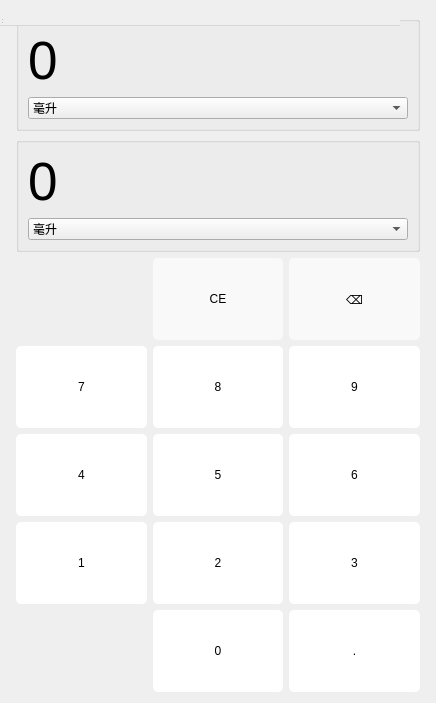
<?xml version="1.0" encoding="UTF-8"?>
<ui version="4.0">
 <class>Capacity</class>
 <widget class="QWidget" name="Capacity">
  <property name="geometry">
   <rect>
    <x>0</x>
    <y>0</y>
    <width>436</width>
    <height>703</height>
   </rect>
  </property>
  <property name="windowTitle">
   <string>容量</string>
  </property>
  <property name="styleSheet">
   <string notr="true">QPushButton{
	font: 16pt &quot;Arial&quot;;
	border-radius:5px
}
QPushButton:hover{
	font: 20pt &quot;Arial&quot;;
}</string>
  </property>
  <layout class="QGridLayout" name="gridLayout_4">
   <item row="0" column="0">
    <layout class="QGridLayout" name="gridLayout">
     <property name="leftMargin">
      <number>5</number>
     </property>
     <property name="topMargin">
      <number>5</number>
     </property>
     <property name="rightMargin">
      <number>5</number>
     </property>
     <property name="bottomMargin">
      <number>0</number>
     </property>
     <item row="0" column="0">
      <layout class="QGridLayout" name="gridLayout_2">
       <property name="sizeConstraint">
        <enum>QLayout::SetDefaultConstraint</enum>
       </property>
       <item row="7" column="3">
        <widget class="QPushButton" name="btnNum6">
         <property name="sizePolicy">
          <sizepolicy hsizetype="Preferred" vsizetype="Preferred">
           <horstretch>0</horstretch>
           <verstretch>0</verstretch>
          </sizepolicy>
         </property>
         <property name="styleSheet">
          <string notr="true">QPushButton:hover{
	background-color: rgb(252, 252, 252);
}
QPushButton:!hover{
	background-color:rgb(255, 255, 255);
}</string>
         </property>
         <property name="text">
          <string>6</string>
         </property>
         <property name="default">
          <bool>false</bool>
         </property>
         <property name="flat">
          <bool>false</bool>
         </property>
        </widget>
       </item>
       <item row="0" column="1" colspan="3">
        <widget class="QGroupBox" name="groupBoxUp">
         <property name="title">
          <string/>
         </property>
         <layout class="QGridLayout" name="gridLayout_3">
          <item row="0" column="0">
           <layout class="QHBoxLayout" name="horizontalLayout">
            <item>
             <widget class="QPushButton" name="displayUp">
              <property name="styleSheet">
               <string notr="true">font-size:40pt ;
text-align:left;
</string>
              </property>
              <property name="text">
               <string>0</string>
              </property>
             </widget>
            </item>
           </layout>
          </item>
          <item row="1" column="0">
           <widget class="QComboBox" name="comboBoxUp">
            <item>
             <property name="text">
              <string>毫升</string>
             </property>
            </item>
            <item>
             <property name="text">
              <string>立方厘米</string>
             </property>
            </item>
            <item>
             <property name="text">
              <string>升</string>
             </property>
            </item>
            <item>
             <property name="text">
              <string>立方米</string>
             </property>
            </item>
            <item>
             <property name="text">
              <string>茶匙（美制）</string>
             </property>
            </item>
            <item>
             <property name="text">
              <string>汤匙（美制）</string>
             </property>
            </item>
            <item>
             <property name="text">
              <string>液盎司（美制）</string>
             </property>
            </item>
            <item>
             <property name="text">
              <string>杯（美制）</string>
             </property>
            </item>
            <item>
             <property name="text">
              <string>品脱（美制）</string>
             </property>
            </item>
            <item>
             <property name="text">
              <string>夸脱（美制）</string>
             </property>
            </item>
            <item>
             <property name="text">
              <string>加仑（美制）</string>
             </property>
            </item>
            <item>
             <property name="text">
              <string>立方英寸</string>
             </property>
            </item>
            <item>
             <property name="text">
              <string>立方英尺</string>
             </property>
            </item>
            <item>
             <property name="text">
              <string>立方码</string>
             </property>
            </item>
            <item>
             <property name="text">
              <string>茶匙（英制）</string>
             </property>
            </item>
            <item>
             <property name="text">
              <string>汤匙（英制）</string>
             </property>
            </item>
            <item>
             <property name="text">
              <string>液盎司（英制）</string>
             </property>
            </item>
            <item>
             <property name="text">
              <string>品脱（英制）</string>
             </property>
            </item>
            <item>
             <property name="text">
              <string>夸脱（英制）</string>
             </property>
            </item>
            <item>
             <property name="text">
              <string>加仑（英制）</string>
             </property>
            </item>
           </widget>
          </item>
         </layout>
        </widget>
       </item>
       <item row="7" column="2">
        <widget class="QPushButton" name="btnNum5">
         <property name="sizePolicy">
          <sizepolicy hsizetype="Preferred" vsizetype="Preferred">
           <horstretch>0</horstretch>
           <verstretch>0</verstretch>
          </sizepolicy>
         </property>
         <property name="styleSheet">
          <string notr="true">QPushButton:hover{
	background-color: rgb(252, 252, 252);
}
QPushButton:!hover{
	background-color:rgb(255, 255, 255);
}</string>
         </property>
         <property name="text">
          <string>5</string>
         </property>
         <property name="default">
          <bool>false</bool>
         </property>
         <property name="flat">
          <bool>false</bool>
         </property>
        </widget>
       </item>
       <item row="8" column="1">
        <widget class="QPushButton" name="btnNum1">
         <property name="sizePolicy">
          <sizepolicy hsizetype="Preferred" vsizetype="Preferred">
           <horstretch>0</horstretch>
           <verstretch>0</verstretch>
          </sizepolicy>
         </property>
         <property name="styleSheet">
          <string notr="true">QPushButton:hover{
	background-color: rgb(252, 252, 252);
}
QPushButton:!hover{
	background-color:rgb(255, 255, 255);
}</string>
         </property>
         <property name="text">
          <string>1</string>
         </property>
         <property name="default">
          <bool>false</bool>
         </property>
         <property name="flat">
          <bool>false</bool>
         </property>
        </widget>
       </item>
       <item row="4" column="3">
        <widget class="QPushButton" name="btnDel">
         <property name="sizePolicy">
          <sizepolicy hsizetype="Preferred" vsizetype="Preferred">
           <horstretch>0</horstretch>
           <verstretch>0</verstretch>
          </sizepolicy>
         </property>
         <property name="styleSheet">
          <string notr="true">QPushButton:hover{
	background-color: rgb(246, 246, 246);
}
QPushButton:!hover{
	background-color:rgb(249, 249, 249);
	font: 12pt &quot;Arial&quot;;
}</string>
         </property>
         <property name="text">
          <string>⌫</string>
         </property>
         <property name="default">
          <bool>false</bool>
         </property>
         <property name="flat">
          <bool>false</bool>
         </property>
        </widget>
       </item>
       <item row="8" column="3">
        <widget class="QPushButton" name="btnNum3">
         <property name="sizePolicy">
          <sizepolicy hsizetype="Preferred" vsizetype="Preferred">
           <horstretch>0</horstretch>
           <verstretch>0</verstretch>
          </sizepolicy>
         </property>
         <property name="styleSheet">
          <string notr="true">QPushButton:hover{
	background-color: rgb(252, 252, 252);
}
QPushButton:!hover{
	background-color:rgb(255, 255, 255);
}</string>
         </property>
         <property name="text">
          <string>3</string>
         </property>
         <property name="default">
          <bool>false</bool>
         </property>
         <property name="flat">
          <bool>false</bool>
         </property>
        </widget>
       </item>
       <item row="6" column="3">
        <widget class="QPushButton" name="btnNum9">
         <property name="sizePolicy">
          <sizepolicy hsizetype="Preferred" vsizetype="Preferred">
           <horstretch>0</horstretch>
           <verstretch>0</verstretch>
          </sizepolicy>
         </property>
         <property name="styleSheet">
          <string notr="true">QPushButton:hover{
	background-color: rgb(252, 252, 252);
}
QPushButton:!hover{
	background-color:rgb(255, 255, 255);
}</string>
         </property>
         <property name="text">
          <string>9</string>
         </property>
         <property name="default">
          <bool>false</bool>
         </property>
         <property name="flat">
          <bool>false</bool>
         </property>
        </widget>
       </item>
       <item row="9" column="2">
        <widget class="QPushButton" name="btnNum0">
         <property name="sizePolicy">
          <sizepolicy hsizetype="Preferred" vsizetype="Preferred">
           <horstretch>0</horstretch>
           <verstretch>0</verstretch>
          </sizepolicy>
         </property>
         <property name="styleSheet">
          <string notr="true">QPushButton:hover{
	background-color: rgb(252, 252, 252);
}
QPushButton:!hover{
	background-color:rgb(255, 255, 255);
}</string>
         </property>
         <property name="text">
          <string>0</string>
         </property>
         <property name="default">
          <bool>false</bool>
         </property>
         <property name="flat">
          <bool>false</bool>
         </property>
        </widget>
       </item>
       <item row="8" column="2">
        <widget class="QPushButton" name="btnNum2">
         <property name="sizePolicy">
          <sizepolicy hsizetype="Preferred" vsizetype="Preferred">
           <horstretch>0</horstretch>
           <verstretch>0</verstretch>
          </sizepolicy>
         </property>
         <property name="styleSheet">
          <string notr="true">QPushButton:hover{
	background-color: rgb(252, 252, 252);
}
QPushButton:!hover{
	background-color:rgb(255, 255, 255);
}</string>
         </property>
         <property name="text">
          <string>2</string>
         </property>
         <property name="default">
          <bool>false</bool>
         </property>
         <property name="flat">
          <bool>false</bool>
         </property>
        </widget>
       </item>
       <item row="6" column="2">
        <widget class="QPushButton" name="btnNum8">
         <property name="sizePolicy">
          <sizepolicy hsizetype="Preferred" vsizetype="Preferred">
           <horstretch>0</horstretch>
           <verstretch>0</verstretch>
          </sizepolicy>
         </property>
         <property name="styleSheet">
          <string notr="true">QPushButton:hover{
	background-color: rgb(252, 252, 252);
}
QPushButton:!hover{
	background-color:rgb(255, 255, 255);
}</string>
         </property>
         <property name="text">
          <string>8</string>
         </property>
         <property name="default">
          <bool>false</bool>
         </property>
         <property name="flat">
          <bool>false</bool>
         </property>
        </widget>
       </item>
       <item row="9" column="3">
        <widget class="QPushButton" name="btnPeriod">
         <property name="sizePolicy">
          <sizepolicy hsizetype="Preferred" vsizetype="Preferred">
           <horstretch>0</horstretch>
           <verstretch>0</verstretch>
          </sizepolicy>
         </property>
         <property name="styleSheet">
          <string notr="true">QPushButton:hover{
	background-color: rgb(252, 252, 252);
}
QPushButton:!hover{
	background-color:rgb(255, 255, 255);
}</string>
         </property>
         <property name="text">
          <string>.</string>
         </property>
         <property name="default">
          <bool>false</bool>
         </property>
         <property name="flat">
          <bool>false</bool>
         </property>
        </widget>
       </item>
       <item row="6" column="1">
        <widget class="QPushButton" name="btnNum7">
         <property name="sizePolicy">
          <sizepolicy hsizetype="Preferred" vsizetype="Preferred">
           <horstretch>0</horstretch>
           <verstretch>0</verstretch>
          </sizepolicy>
         </property>
         <property name="styleSheet">
          <string notr="true">QPushButton:hover{
	background-color: rgb(252, 252, 252);
}
QPushButton:!hover{
	background-color:rgb(255, 255, 255);
}</string>
         </property>
         <property name="text">
          <string>7</string>
         </property>
         <property name="default">
          <bool>false</bool>
         </property>
         <property name="flat">
          <bool>false</bool>
         </property>
        </widget>
       </item>
       <item row="4" column="2">
        <widget class="QPushButton" name="btnClearAll">
         <property name="sizePolicy">
          <sizepolicy hsizetype="Preferred" vsizetype="Preferred">
           <horstretch>0</horstretch>
           <verstretch>0</verstretch>
          </sizepolicy>
         </property>
         <property name="styleSheet">
          <string notr="true">QPushButton:hover{
	background-color: rgb(246, 246, 246);
}
QPushButton:!hover{
	background-color:rgb(249, 249, 249);
	font: 12pt &quot;Arial&quot;;
}</string>
         </property>
         <property name="text">
          <string>CE</string>
         </property>
         <property name="default">
          <bool>false</bool>
         </property>
         <property name="flat">
          <bool>false</bool>
         </property>
        </widget>
       </item>
       <item row="7" column="1">
        <widget class="QPushButton" name="btnNum4">
         <property name="sizePolicy">
          <sizepolicy hsizetype="Preferred" vsizetype="Preferred">
           <horstretch>0</horstretch>
           <verstretch>0</verstretch>
          </sizepolicy>
         </property>
         <property name="styleSheet">
          <string notr="true">QPushButton:hover{
	background-color: rgb(252, 252, 252);
}
QPushButton:!hover{
	background-color:rgb(255, 255, 255);
}</string>
         </property>
         <property name="text">
          <string>4</string>
         </property>
         <property name="default">
          <bool>false</bool>
         </property>
         <property name="flat">
          <bool>false</bool>
         </property>
        </widget>
       </item>
       <item row="3" column="1" colspan="3">
        <widget class="QGroupBox" name="groupBoxDown">
         <property name="title">
          <string/>
         </property>
         <layout class="QGridLayout" name="gridLayout_6">
          <item row="0" column="0">
           <layout class="QHBoxLayout" name="horizontalLayout_3">
            <item>
             <widget class="QPushButton" name="displayDown">
              <property name="styleSheet">
               <string notr="true">font-size:40pt ;
text-align:left;
</string>
              </property>
              <property name="text">
               <string>0</string>
              </property>
             </widget>
            </item>
           </layout>
          </item>
          <item row="1" column="0">
           <widget class="QComboBox" name="comboBoxDown">
            <item>
             <property name="text">
              <string>毫升</string>
             </property>
            </item>
            <item>
             <property name="text">
              <string>立方厘米</string>
             </property>
            </item>
            <item>
             <property name="text">
              <string>升</string>
             </property>
            </item>
            <item>
             <property name="text">
              <string>立方米</string>
             </property>
            </item>
            <item>
             <property name="text">
              <string>茶匙（美制）</string>
             </property>
            </item>
            <item>
             <property name="text">
              <string>汤匙（美制）</string>
             </property>
            </item>
            <item>
             <property name="text">
              <string>液盎司（美制）</string>
             </property>
            </item>
            <item>
             <property name="text">
              <string>杯（美制）</string>
             </property>
            </item>
            <item>
             <property name="text">
              <string>品脱（美制）</string>
             </property>
            </item>
            <item>
             <property name="text">
              <string>夸脱（美制）</string>
             </property>
            </item>
            <item>
             <property name="text">
              <string>加仑（美制）</string>
             </property>
            </item>
            <item>
             <property name="text">
              <string>立方英寸</string>
             </property>
            </item>
            <item>
             <property name="text">
              <string>立方英尺</string>
             </property>
            </item>
            <item>
             <property name="text">
              <string>立方码</string>
             </property>
            </item>
            <item>
             <property name="text">
              <string>茶匙（英制）</string>
             </property>
            </item>
            <item>
             <property name="text">
              <string>汤匙（英制）</string>
             </property>
            </item>
            <item>
             <property name="text">
              <string>液盎司（英制）</string>
             </property>
            </item>
            <item>
             <property name="text">
              <string>品脱（英制）</string>
             </property>
            </item>
            <item>
             <property name="text">
              <string>夸脱（英制）</string>
             </property>
            </item>
            <item>
             <property name="text">
              <string>加仑（英制）</string>
             </property>
            </item>
           </widget>
          </item>
         </layout>
        </widget>
       </item>
      </layout>
     </item>
    </layout>
   </item>
  </layout>
  <widget class="QMenuBar" name="menubar">
   <property name="geometry">
    <rect>
     <x>0</x>
     <y>0</y>
     <width>400</width>
     <height>26</height>
    </rect>
   </property>
  </widget>
  <widget class="QStatusBar" name="statusbar">
   <property name="geometry">
    <rect>
     <x>0</x>
     <y>0</y>
     <width>3</width>
     <height>25</height>
    </rect>
   </property>
  </widget>
 </widget>
 <resources/>
 <connections/>
</ui>
